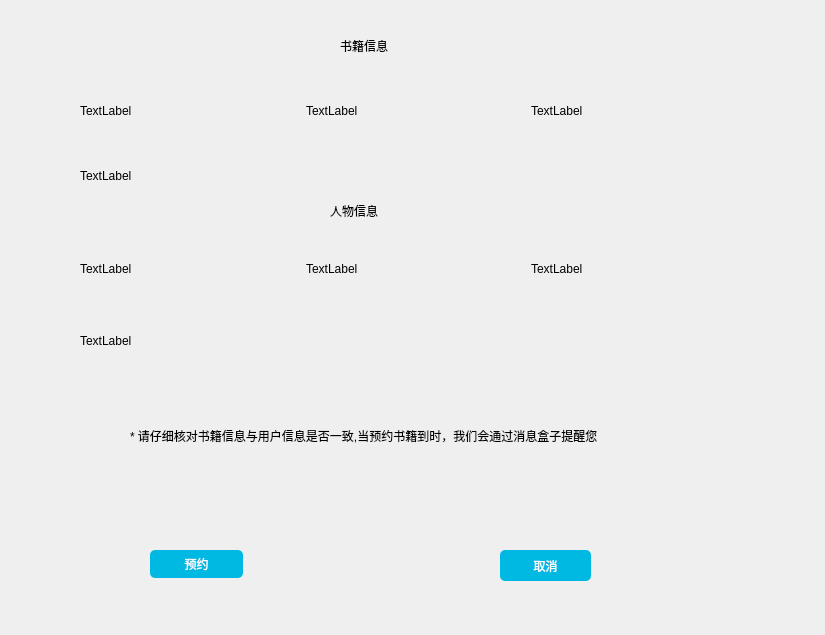
<?xml version="1.0" encoding="UTF-8"?>
<ui version="4.0">
 <class>ReserveWin</class>
 <widget class="QDialog" name="ReserveWin">
  <property name="geometry">
   <rect>
    <x>0</x>
    <y>0</y>
    <width>825</width>
    <height>635</height>
   </rect>
  </property>
  <property name="windowTitle">
   <string>Dialog</string>
  </property>
  <widget class="QLabel" name="label_4">
   <property name="geometry">
    <rect>
     <x>80</x>
     <y>150</y>
     <width>531</width>
     <height>51</height>
    </rect>
   </property>
   <property name="styleSheet">
    <string notr="true">font: 11pt &quot;微软雅黑&quot;;</string>
   </property>
   <property name="text">
    <string>TextLabel</string>
   </property>
  </widget>
  <widget class="QWidget" name="horizontalLayoutWidget_2">
   <property name="geometry">
    <rect>
     <x>80</x>
     <y>230</y>
     <width>671</width>
     <height>78</height>
    </rect>
   </property>
   <layout class="QHBoxLayout" name="horizontalLayout_2">
    <item>
     <widget class="QLabel" name="label_5">
      <property name="styleSheet">
       <string notr="true">font: 11pt &quot;微软雅黑&quot;;</string>
      </property>
      <property name="text">
       <string>TextLabel</string>
      </property>
     </widget>
    </item>
    <item>
     <widget class="QLabel" name="label_6">
      <property name="styleSheet">
       <string notr="true">font: 11pt &quot;微软雅黑&quot;;</string>
      </property>
      <property name="text">
       <string>TextLabel</string>
      </property>
     </widget>
    </item>
    <item>
     <widget class="QLabel" name="label_7">
      <property name="styleSheet">
       <string notr="true">font: 11pt &quot;微软雅黑&quot;;</string>
      </property>
      <property name="text">
       <string>TextLabel</string>
      </property>
     </widget>
    </item>
   </layout>
  </widget>
  <widget class="QLabel" name="label_13">
   <property name="geometry">
    <rect>
     <x>130</x>
     <y>400</y>
     <width>521</width>
     <height>71</height>
    </rect>
   </property>
   <property name="styleSheet">
    <string notr="true">font: 11pt &quot;微软雅黑&quot;;</string>
   </property>
   <property name="text">
    <string>* 请仔细核对书籍信息与用户信息是否一致,当预约书籍到时，我们会通过消息盒子提醒您</string>
   </property>
   <property name="wordWrap">
    <bool>true</bool>
   </property>
  </widget>
  <widget class="QLabel" name="label_8">
   <property name="geometry">
    <rect>
     <x>80</x>
     <y>320</y>
     <width>571</width>
     <height>41</height>
    </rect>
   </property>
   <property name="styleSheet">
    <string notr="true">font: 11pt &quot;微软雅黑&quot;;</string>
   </property>
   <property name="text">
    <string>TextLabel</string>
   </property>
  </widget>
  <widget class="QPushButton" name="pushButton_2">
   <property name="geometry">
    <rect>
     <x>500</x>
     <y>550</y>
     <width>91</width>
     <height>31</height>
    </rect>
   </property>
   <property name="styleSheet">
    <string notr="true">color: rgb(255, 255, 255);
font: 11pt &quot;微软雅黑&quot;;
background-color: rgb(0, 185, 227);
border-radius:5px;</string>
   </property>
   <property name="text">
    <string>取消</string>
   </property>
  </widget>
  <widget class="QLabel" name="label_10">
   <property name="geometry">
    <rect>
     <x>330</x>
     <y>200</y>
     <width>121</width>
     <height>21</height>
    </rect>
   </property>
   <property name="styleSheet">
    <string notr="true">font: 11pt &quot;微软雅黑&quot;;</string>
   </property>
   <property name="text">
    <string>人物信息</string>
   </property>
  </widget>
  <widget class="QLabel" name="label_9">
   <property name="geometry">
    <rect>
     <x>340</x>
     <y>30</y>
     <width>151</width>
     <height>31</height>
    </rect>
   </property>
   <property name="styleSheet">
    <string notr="true">font: 11pt &quot;微软雅黑&quot;;</string>
   </property>
   <property name="text">
    <string>书籍信息</string>
   </property>
  </widget>
  <widget class="QPushButton" name="pushButton">
   <property name="geometry">
    <rect>
     <x>150</x>
     <y>550</y>
     <width>93</width>
     <height>28</height>
    </rect>
   </property>
   <property name="styleSheet">
    <string notr="true">color: rgb(255, 255, 255);
font: 11pt &quot;微软雅黑&quot;;
background-color: rgb(0, 185, 227);
border-radius:5px;</string>
   </property>
   <property name="text">
    <string>预约</string>
   </property>
  </widget>
  <widget class="QWidget" name="horizontalLayoutWidget">
   <property name="geometry">
    <rect>
     <x>80</x>
     <y>80</y>
     <width>671</width>
     <height>61</height>
    </rect>
   </property>
   <layout class="QHBoxLayout" name="horizontalLayout">
    <item>
     <widget class="QLabel" name="label">
      <property name="styleSheet">
       <string notr="true">font: 11pt &quot;微软雅黑&quot;;</string>
      </property>
      <property name="text">
       <string>TextLabel</string>
      </property>
     </widget>
    </item>
    <item>
     <widget class="QLabel" name="label_2">
      <property name="styleSheet">
       <string notr="true">font: 11pt &quot;微软雅黑&quot;;</string>
      </property>
      <property name="text">
       <string>TextLabel</string>
      </property>
     </widget>
    </item>
    <item>
     <widget class="QLabel" name="label_3">
      <property name="styleSheet">
       <string notr="true">font: 11pt &quot;微软雅黑&quot;;</string>
      </property>
      <property name="text">
       <string>TextLabel</string>
      </property>
     </widget>
    </item>
   </layout>
  </widget>
 </widget>
 <resources/>
 <connections>
  <connection>
   <sender>pushButton_2</sender>
   <signal>clicked()</signal>
   <receiver>ReserveWin</receiver>
   <slot>close()</slot>
   <hints>
    <hint type="sourcelabel">
     <x>545</x>
     <y>565</y>
    </hint>
    <hint type="destinationlabel">
     <x>412</x>
     <y>317</y>
    </hint>
   </hints>
  </connection>
 </connections>
</ui>
